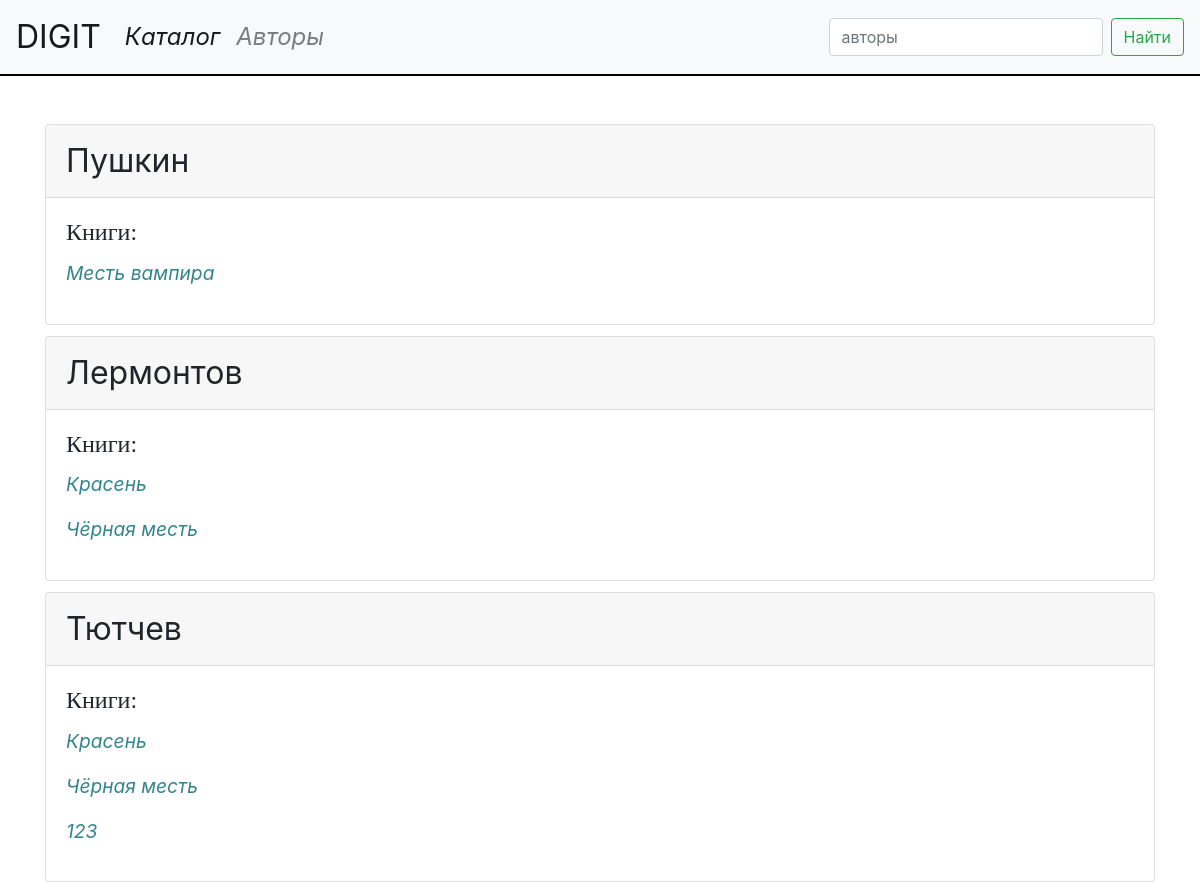
The app's page /digit/authors/ with its own data.
### server/models.py (models this page shows, shortened)
class Authors(models.Model):
	Id_author	= models.AutoField(primary_key = True)
	Author 		= models.CharField(max_length = 30, unique = True)
	Slug 		= models.SlugField(max_length = 30, unique = True, blank = True)

class Books(models.Model):
	Id_book		= models.AutoField(primary_key = True)
	Title 		= models.CharField(max_length = 60)
	Body 		= models.TextField(blank = True, db_index = True)
	Picture 	= models.ImageField(
									validators = [validate_picture],
									upload_to = 'pictures/'
									)
	File 		= models.FileField(
									blank = True,
									validators = [validate_file],
									upload_to = 'files/'
									)
	Authors		= models.ManyToManyField('Authors', related_name = 'books')
	Cost 		= models.IntegerField()
	Slug		= models.SlugField(max_length = 30, unique = True, blank = True)
	def get_absolute_url(self):
		return reverse('catalog_detail_url', kwargs = {'Slug':self.Slug})

### server/views.py (the view)
# urls.py: path('authors/', authors.as_view(), name = 'authors_url'),
class authors(ObjectsMixin, View):
	model 	 	= Authors
	template 	= 'blog/authors.html'
	search		= 2

### server/utils.py (called while the page is built)
	def get(self, request):
		search_query = request.GET.get('search', '')
		if search_query:
			if (self.search == 0):
				obj = self.model.objects.filter(Title__icontains = search_query)
			elif (self.search == 1):
				obj = self.model.objects.filter(Nickname__icontains = search_query)
			elif (self.search == 2):
				obj = self.model.objects.filter(Author__icontains = search_query)
		else:
			obj = self.model.objects.all()
		return render(request, self.template, context = { self.model.__name__.lower() : obj })

### server/templates/blog/authors.html (shortened to what this page needs)
{% extends 'blog/base.html' %}
{% block content %}
	{% for author in authors %}
		<div class="card" style="margin-bottom: 1%">
			<div class="card-header" style="font-size: 200%">{{ author.Author }}</div>
			<div class="card-body">
				<h4 class="card-title" style="font-family: 'Cambria';">Книги:</h4>
				{% for book in author.books.all %}
				<p>
					<a href="{{ book.get_absolute_url }}" style="color: #32858d; font-size: 120%; font-style: italic;">{{ book.Title }}</a>
				</p>
				{% endfor %}
			</div>
		</div>
	{% endfor %}
{% endblock %}
{% block search %}
	<form class="form-inline my-2 my-lg-0" action="{% url 'authors_url' %}">
			<input class="form-control mr-sm-2" type="search" placeholder="авторы" aria-label="Search" name = "search">
			<button class="btn btn-outline-success my-2 my-sm-0" type="submit">Найти</button>
	</form>
{% endblock %}

### records on screen
Authors: Author "Пушкин"
Books: Title "Месть вампира"
Authors: Author "Лермонтов"
Books: Title "Красень"
Books: Title "Чёрная месть"
Authors: Author "Тютчев"
Books: Title "123"
